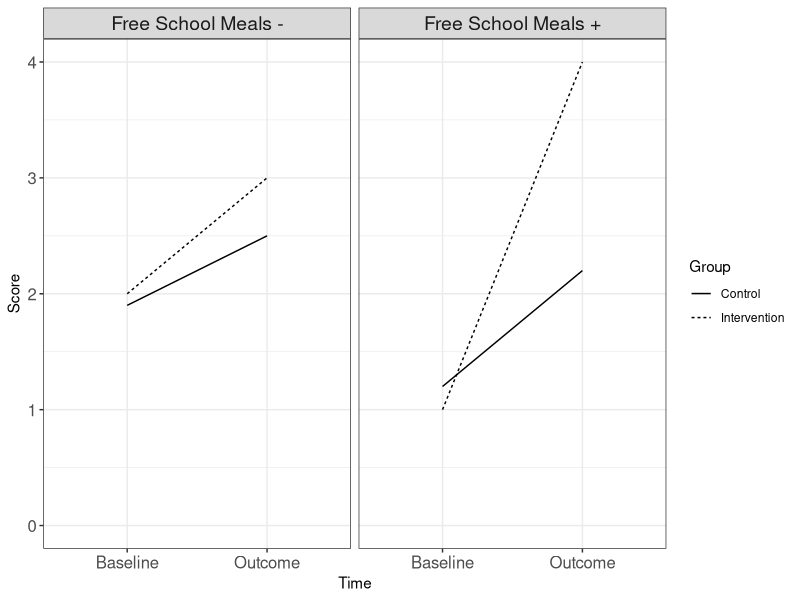

R code for this plot: (Note: this script raises an error after producing the figure.)
## ---- chunk 1
library(knitr)
library(kableExtra)
library(ggplot2)
library(here)

options(kableExtra.html.bsTable = T)
## ---- chunk 2
#simulate some data based on a known structure

mydat<-data.frame(matrix(c(1,1.2,2,1.9,4,2.2,3,2.5),nrow=4,ncol=2,byrow=F))
colnames(mydat)<-c('Baseline','Outcome')
mydat$Group<-c('Intervention','Control','Intervention','Control')
mydat$FSM<-c('Free School Meals +','Free School Meals +','Free School Meals -','Free School Meals -')

datlong<-rbind(mydat,mydat)
datlong$Baseline[5:8]<-datlong$Outcome[5:8]
datlong<-datlong[,-2]
colnames(datlong)[1]<-'Score'
datlong$Prepost <- c(0,0,0,0,1,1,1,1)
datlong$Time<-as.factor(datlong$Prepost)
levels(datlong$Time)<-c('Baseline','Outcome')

 bp <- ggplot(datlong, aes(x=Time, y=Score, group=Group)) + 
   ylim(0,4)+
  geom_line(aes(linetype=Group))+
  scale_colour_grey() + theme_bw()+
facet_grid(. ~ FSM)+
   theme(axis.text=element_text(size=12),strip.text=element_text(size=14))

ggsave('images_bw/Moderator.png',width=8,height=4,scale = 1, units = c("in"), dpi = 300)

## ---- chunk 3
knitr::include_graphics("images_bw/Moderator.png")

## ---- chunk 4
knitr::include_graphics("images_bw/mediation_diagram.png")

## ---- chunk 5
knitr::include_graphics("images_bw/medmod.png")
